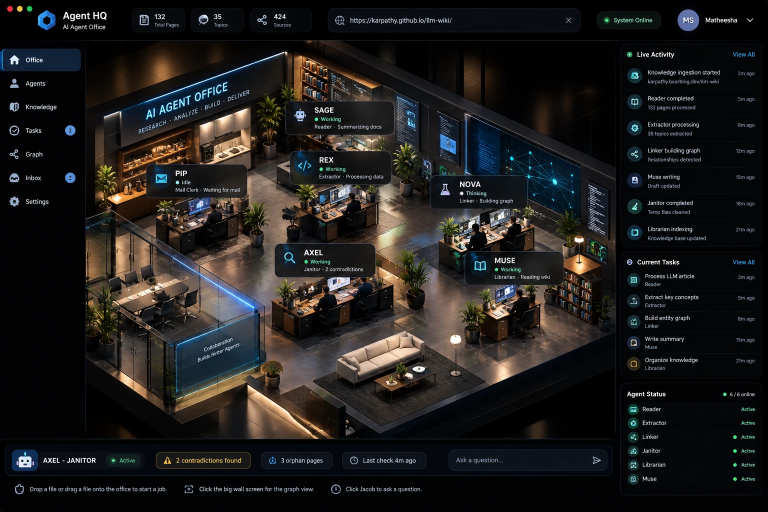
#> input picture docs/reference.png, 1536 x 1024 px, found by its file name (shown at 1/2 size)
$ python compare.py ../docs/reference.png out.png
#> lines starting #> are read from the running program, lines starting #| are printed output that depends on the picture
# Side-by-side and overlay comparison of a screenshot against docs/reference.png.
# Usage: python3 scripts/compare.py .shots/app.png .shots/compare.png
import sys
from PIL import Image
ref = Image.open('docs/reference.png').convert('RGB')
#> ref is the input picture: PIL image 1536x1024 RGB; mean R, G, B 31.4, 30.1, 29.3
shot = Image.open(sys.argv[1]).convert('RGB').resize(ref.size)
W, H = ref.size
#> W = 1536; H = 1024
out = Image.new('RGB', (W * 2, H), 'black')
#> out: PIL image 3072x1024 RGB; every value is 0
out.paste(ref, (0, 0)); out.paste(shot, (W, 0))
#> after `out.paste(ref, (0, 0))`:
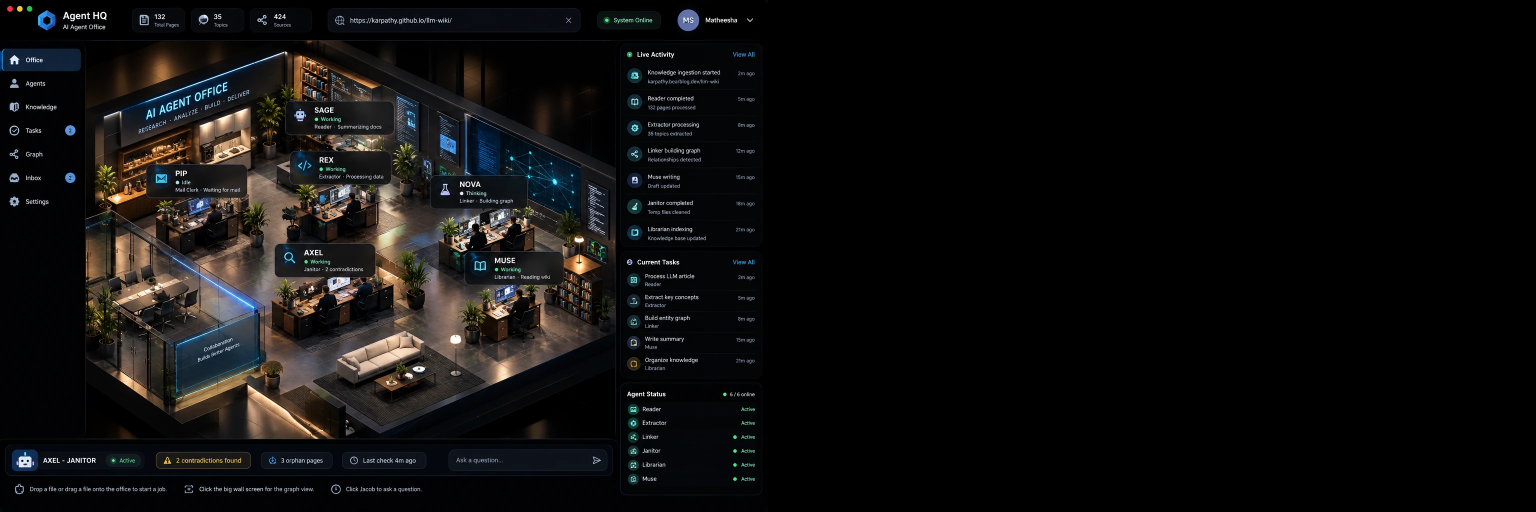
#> out: PIL image 3072x1024 RGB (shown at 1/2 size); mean R, G, B 15.7, 15.1, 14.6
#> after `out.paste(shot, (W, 0))`:
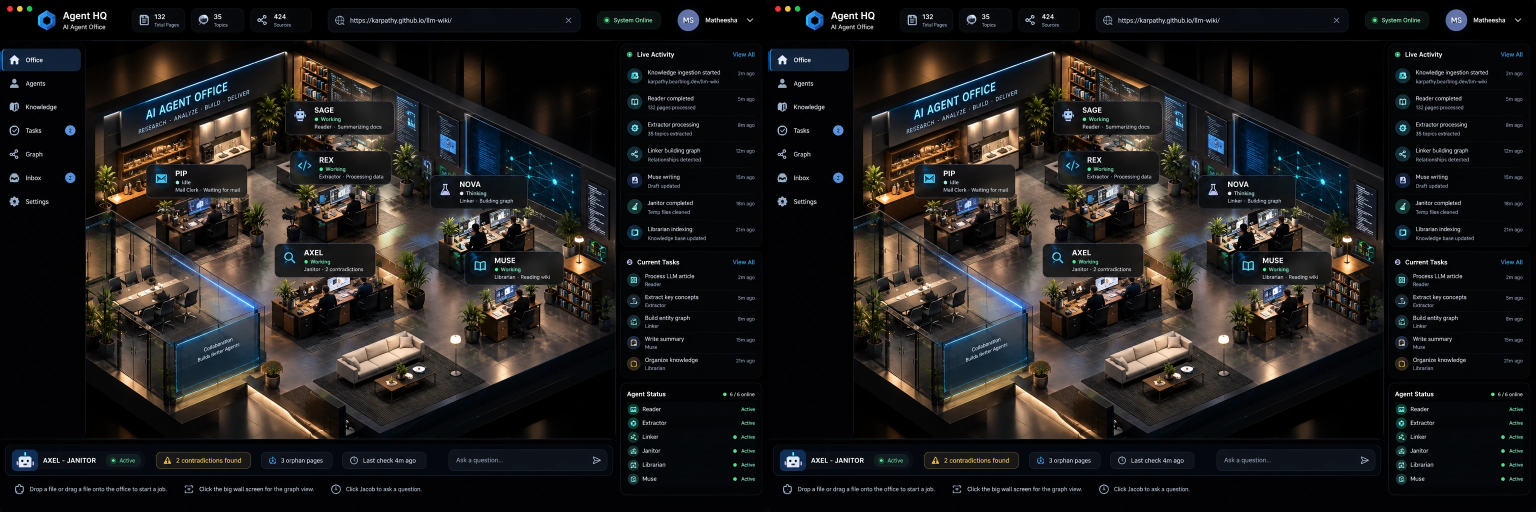
#> out: PIL image 3072x1024 RGB (shown at 1/2 size); mean R, G, B 31.4, 30.1, 29.3
out.save(sys.argv[2])
Image.blend(ref, shot, 0.5).save(sys.argv[2].replace('.png', '-overlay.png'))
print('saved', sys.argv[2])
